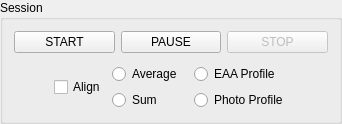
      <widget class="QGroupBox" name="grp_session">
       <property name="title">
        <string>Session</string>
       </property>
       <layout class="QVBoxLayout" name="verticalLayout">
        <item>
         <layout class="QHBoxLayout" name="horizontalLayout">
          <item>
           <widget class="QPushButton" name="btn_session_start">
            <property name="toolTip">
             <string>Starts a stopped session, pauses a running session or resumes a paused session</string>
            </property>
            <property name="statusTip">
             <string>Controls session start and pause</string>
            </property>
            <property name="text">
             <string>START</string>
            </property>
            <property name="shortcut">
             <string>R</string>
            </property>
            <property name="checkable">
             <bool>false</bool>
            </property>
           </widget>
          </item>
          <item>
           <widget class="QPushButton" name="btn_session_pause">
            <property name="text">
             <string>PAUSE</string>
            </property>
            <property name="shortcut">
             <string>R</string>
            </property>
           </widget>
          </item>
          <item>
           <widget class="QPushButton" name="btn_session_stop">
            <property name="enabled">
             <bool>false</bool>
            </property>
            <property name="minimumSize">
             <size>
              <width>0</width>
              <height>0</height>
             </size>
            </property>
            <property name="maximumSize">
             <size>
              <width>16777215</width>
              <height>16777215</height>
             </size>
            </property>
            <property name="toolTip">
             <string>Stop Session</string>
            </property>
            <property name="statusTip">
             <string>Stop Session</string>
            </property>
            <property name="styleSheet">
             <string notr="true"/>
            </property>
            <property name="text">
             <string>STOP</string>
            </property>
            <property name="shortcut">
             <string>X</string>
            </property>
           </widget>
          </item>
         </layout>
        </item>
        <item>
         <layout class="QHBoxLayout" name="horizontalLayout_4">
          <property name="topMargin">
           <number>5</number>
          </property>
          <item>
           <spacer name="horizontalSpacer">
            <property name="orientation">
             <enum>Qt::Horizontal</enum>
            </property>
            <property name="sizeHint" stdset="0">
             <size>
              <width>40</width>
              <height>20</height>
             </size>
            </property>
           </spacer>
          </item>
          <item>
           <layout class="QHBoxLayout" name="horizontalLayout_2">
            <property name="spacing">
             <number>6</number>
            </property>
            <item>
             <widget class="QCheckBox" name="chk_align">
              <property name="maximumSize">
               <size>
                <width>150</width>
                <height>20</height>
               </size>
              </property>
              <property name="toolTip">
               <string>Align frames before stacking</string>
              </property>
              <property name="statusTip">
               <string>Align frames before stacking</string>
              </property>
              <property name="text">
               <string>Align</string>
              </property>
              <property name="shortcut">
               <string>A</string>
              </property>
              <property name="checked">
               <bool>false</bool>
              </property>
             </widget>
            </item>
            <item>
             <layout class="QGridLayout" name="gridLayout_6">
              <property name="horizontalSpacing">
               <number>12</number>
              </property>
              <property name="verticalSpacing">
               <number>6</number>
              </property>
              <item row="0" column="0">
               <widget class="QRadioButton" name="radio_stack_mean">
                <property name="toolTip">
                 <string>Switches stacking mode to Mean</string>
                </property>
                <property name="statusTip">
                 <string>Switches stacking mode to Mean</string>
                </property>
                <property name="text">
                 <string>Average</string>
                </property>
                <property name="shortcut">
                 <string>M</string>
                </property>
               </widget>
              </item>
              <item row="1" column="0">
               <widget class="QRadioButton" name="radio_stack_sum">
                <property name="toolTip">
                 <string>Switches stacking mode to Sum</string>
                </property>
                <property name="statusTip">
                 <string>Switches stacking mode to Sum</string>
                </property>
                <property name="text">
                 <string>Sum</string>
                </property>
                <property name="shortcut">
                 <string>S</string>
                </property>
               </widget>
              </item>
              <item row="0" column="1">
               <widget class="QRadioButton" name="radio_visual_profile">
                <property name="text">
                 <string>EAA Profile</string>
                </property>
                <attribute name="buttonGroup">
                 <string notr="true">buttonGroup_2</string>
                </attribute>
               </widget>
              </item>
              <item row="1" column="1">
               <widget class="QRadioButton" name="radio_photo_profile">
                <property name="text">
                 <string>Photo Profile</string>
                </property>
                <attribute name="buttonGroup">
                 <string notr="true">buttonGroup_2</string>
                </attribute>
               </widget>
              </item>
             </layout>
            </item>
           </layout>
          </item>
          <item>
           <spacer name="horizontalSpacer_2">
            <property name="orientation">
             <enum>Qt::Horizontal</enum>
            </property>
            <property name="sizeHint" stdset="0">
             <size>
              <width>40</width>
              <height>20</height>
             </size>
            </property>
           </spacer>
          </item>
         </layout>
        </item>
       </layout>
      </widget>
